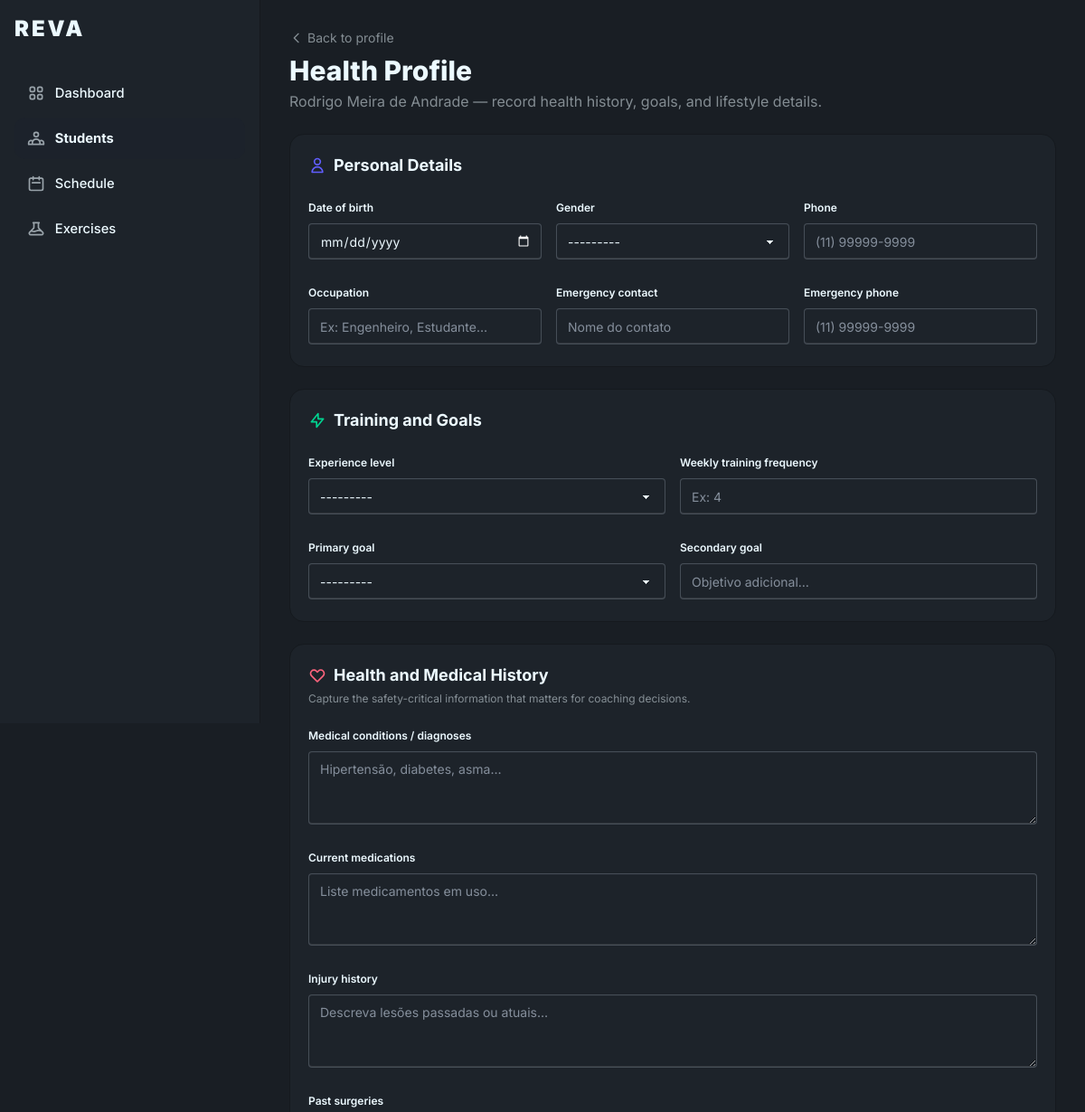
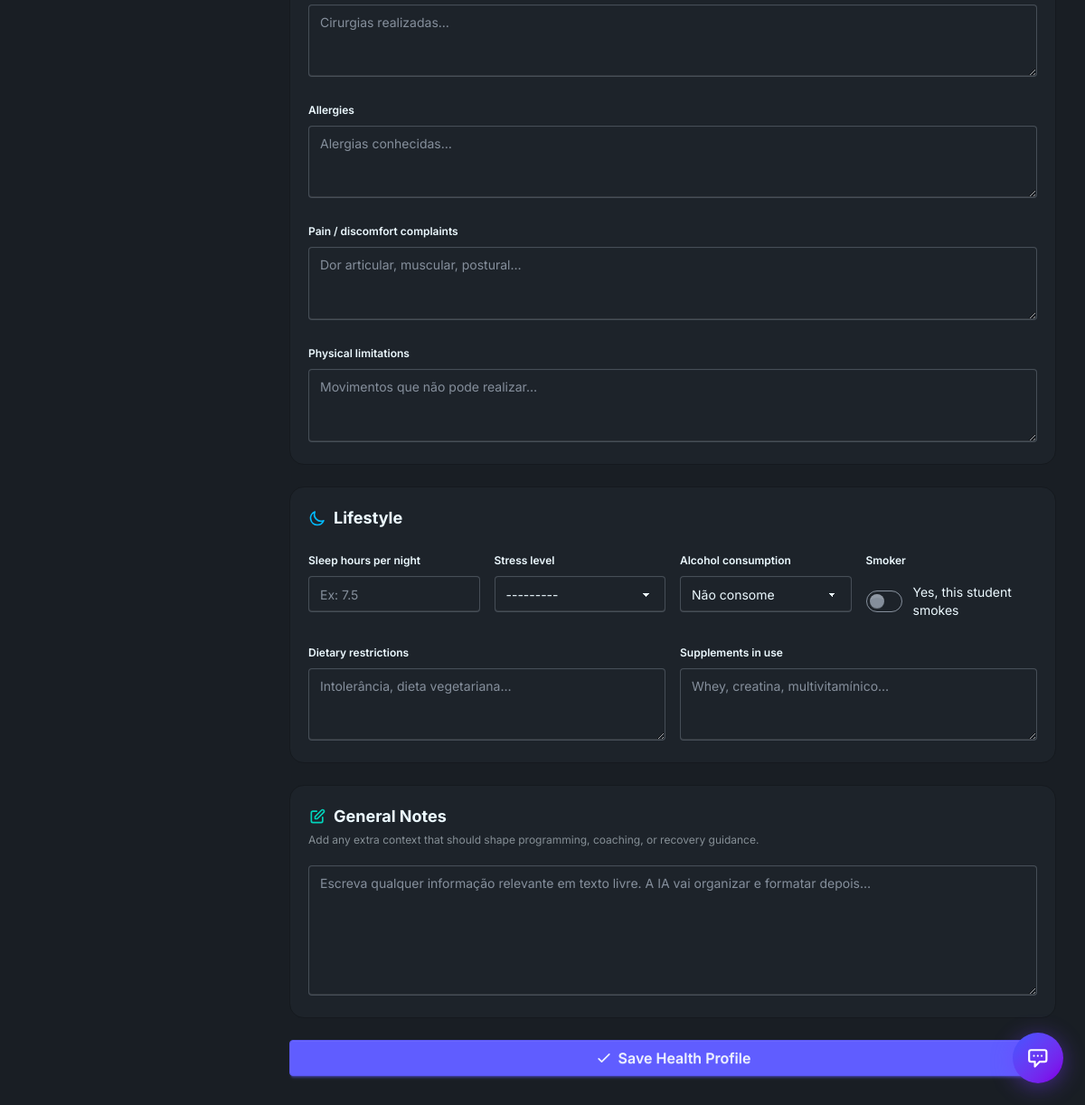
/students/2/anamnesis/ (signed in), run on an earlier commit of the app's database (2 pictures, top to bottom).
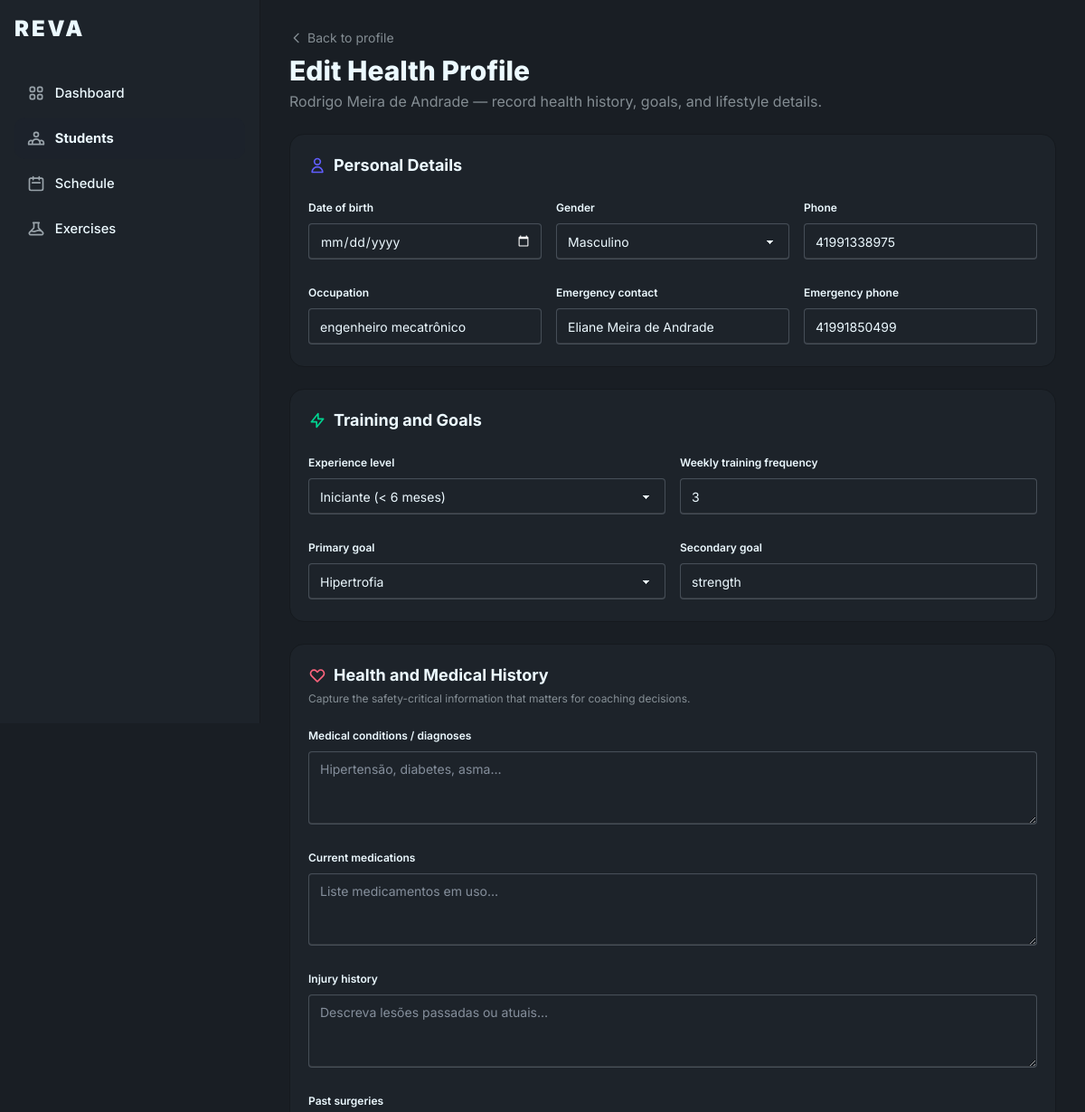
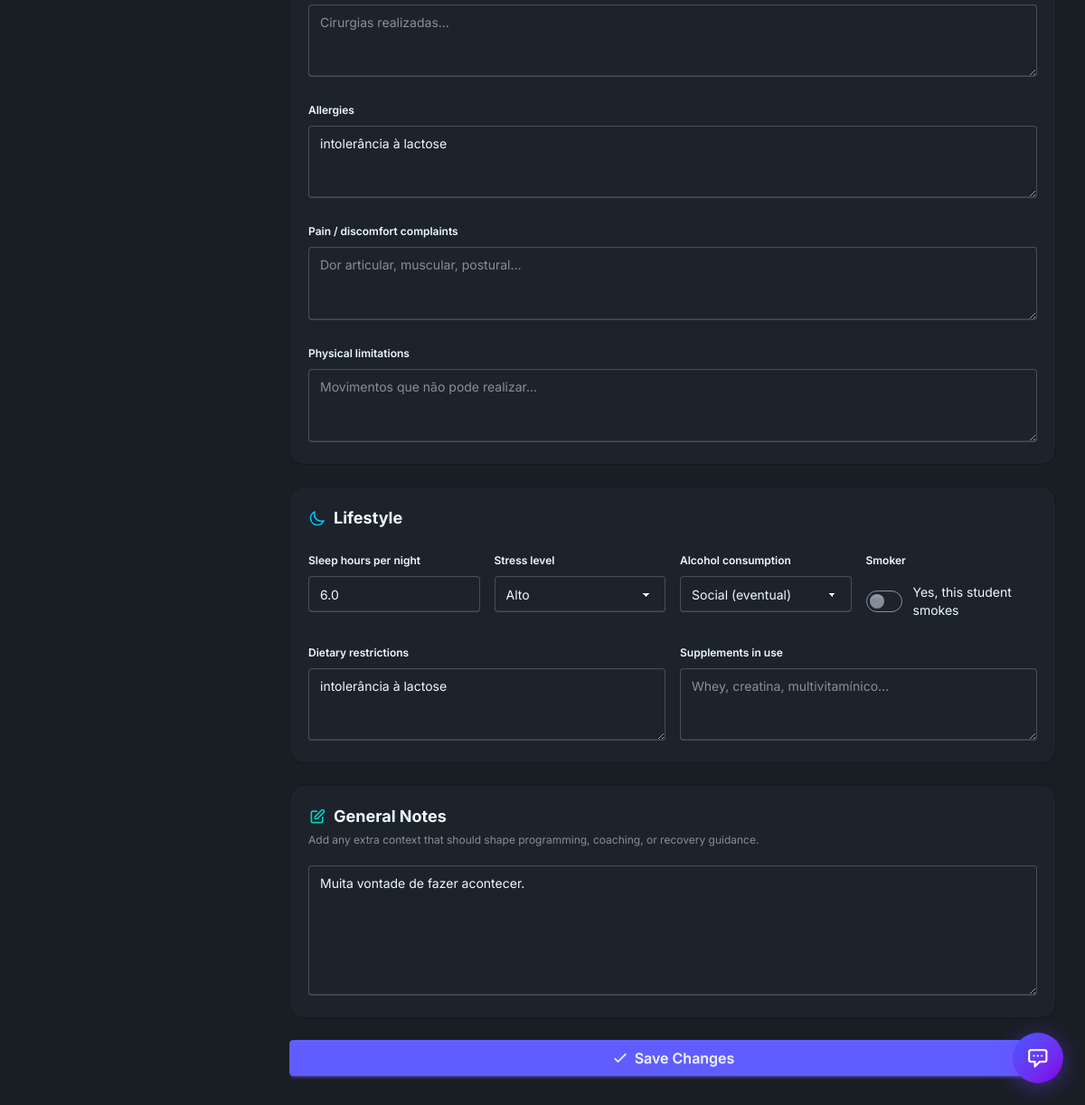
And on a later commit of the database (2 pictures, top to bottom).
### athletes/models.py (models this page shows, shortened)
class Anamnesis(models.Model):
	athlete = models.ForeignKey(Athlete, on_delete=models.CASCADE, related_name="anamnesis_records")
	date_of_birth = models.DateField("Data de nascimento", null=True, blank=True)
	gender = models.CharField("Sexo", max_length=1, choices=GenderChoices.choices, blank=True)
	phone = models.CharField("Telefone", max_length=20, blank=True)
	emergency_contact_name = models.CharField("Contato de emergência", max_length=200, blank=True)
	emergency_contact_phone = models.CharField("Telefone emergência", max_length=20, blank=True)
	occupation = models.CharField("Profissão", max_length=150, blank=True)
	training_experience = models.CharField(
		"Nível de experiência",
		max_length=20,
		choices=TrainingExperienceChoices.choices,
		blank=True,
	)
	training_frequency = models.PositiveSmallIntegerField(
		"Frequência semanal de treino",
		null=True, blank=True,
		validators=[MinValueValidator(0), MaxValueValidator(14)],
		help_text="Quantas vezes por semana o aluno treina ou pretende treinar",
	)
	primary_goal = models.CharField(
		"Objetivo principal",
		max_length=20,
		choices=PrimaryGoalChoices.choices,
		blank=True,
	)
	secondary_goal = models.CharField("Objetivo secundário", max_length=200, blank=True)
	medical_conditions = models.TextField(
		"Condições médicas / Doenças",
		blank=True,
		help_text="Ex.: hipertensão, diabetes, asma, cardiopatia…",
	)
	medications = models.TextField("Medicamentos em uso", blank=True)
	injuries_history = models.TextField(
		"Histórico de lesões",
		blank=True,
		help_text="Descreva lesões passadas ou atuais",
	)
	surgeries = models.TextField("Cirurgias realizadas", blank=True)
	allergies = models.TextField("Alergias", blank=True)
	pain_complaints = models.TextField(
		"Queixas de dor / Desconfortos",
		blank=True,
		help_text="Dor articular, muscular, postural etc.",
	)
	physical_limitations = models.TextField(
		"Limitações físicas",
		blank=True,
		help_text="Movimentos que não consegue realizar, restrições médicas…",
	)
	smoker = models.BooleanField("Fumante", default=False)
	alcohol_consumption = models.CharField(
		"Consumo de álcool",
		max_length=10,
		choices=AlcoholConsumptionChoices.choices,
		default=AlcoholConsumptionChoices.NONE,
		blank=True,
	)
	sleep_hours = models.DecimalField(
		"Horas de sono por noite",
		max_digits=3, decimal_places=1,
		null=True, blank=True,
		validators=[MinValueValidator(0), MaxValueValidator(24)],
	)
	stress_level = models.CharField(
		"Nível de estresse",
		max_length=10,
		choices=StressLevelChoices.choices,
		blank=True,
	)
	dietary_restrictions = models.TextField(
		"Restrições alimentares",
		blank=True,
		help_text="Intolerância, dieta vegetariana, etc.",
	)
	supplements = models.TextField("Suplementos em uso", blank=True)
	additional_notes = models.TextField(
		"Anamnese geral (texto livre)",
		blank=True,
		help_text="Escreva aqui qualquer informação adicional. A IA irá organizar e formatar.",
	)
	created_at = models.DateTimeField(auto_now_add=True)
	updated_at = models.DateTimeField(auto_now=True)
	class Meta:
		verbose_name = "Anamnese"
		verbose_name_plural = "Anamneses"
		ordering = ["-created_at"]

### athletes/views.py (the view, shortened to what this page needs)
# urls.py: path("<int:pk>/anamnesis/", AnamnesisCreateUpdateView.as_view(), name="student-anamnesis"),
class AnamnesisCreateUpdateView(LoginRequiredMixin, TrainerRequiredMixin, View):
    template_name = "athletes/anamnesis_form.html"
    def _get_student(self, request, pk):
        return get_object_or_404(
            Athlete,
            pk=pk,
            trainer=request.user,
            relationship_status=StudentRelationshipStatus.ACTIVE,
        )
    def get(self, request, pk):
        student = self._get_student(request, pk)
        anamnesis = student.latest_anamnesis
        form = AnamnesisForm(instance=anamnesis) if anamnesis else AnamnesisForm()
        return render(request, self.template_name, {
            "form": form,
            "student": student,
            "editing": anamnesis is not None,
        })

### accounts/models.py (called while the page is built)
	@property
	def is_trainer(self):
		return self.role == UserRole.TRAINER

### athletes/models.py (called while the page is built)
	@property
	def latest_anamnesis(self):
		return self.anamnesis_records.order_by("-created_at").first()

### core/mixins.py (called while the page is built)
    def test_func(self):
        return self.request.user.is_authenticated and self.request.user.is_trainer

### templates/athletes/anamnesis_form.html (shortened to what the changed rows need)
{% extends 'base.html' %}
{% block screen_id %}student-anamnesis{% endblock %}
{% block content %}
<div class="mb-6">
  <a href="{% url 'student-profile' student.pk %}" class="text-sm opacity-50 hover:opacity-80 transition inline-flex items-center gap-1 mb-2">
    <svg class="w-4 h-4" fill="none" viewBox="0 0 24 24" stroke="currentColor"><path stroke-linecap="round" stroke-linejoin="round" stroke-width="2" d="M15 19l-7-7 7-7"/></svg>
    Back to profile
  </a>
  <h1 class="text-2xl sm:text-3xl font-extrabold">{% if editing %}Edit Health Profile{% else %}Health Profile{% endif %}</h1>
  <p class="opacity-50 mt-1 text-sm sm:text-base">{{ student.user.get_full_name }} — record health history, goals, and lifestyle details.</p>
</div>
<div class="max-w-4xl">
  <form method="post" class="space-y-6">
    <div class="bg-base-100 rounded-2xl border border-base-300 p-5">
      <h2 class="font-bold text-lg mb-4 flex items-center gap-2">
        <svg class="w-5 h-5 text-primary" fill="none" viewBox="0 0 24 24" stroke="currentColor"><path stroke-linecap="round" stroke-linejoin="round" stroke-width="2" d="M16 7a4 4 0 11-8 0 4 4 0 018 0zM12 14a7 7 0 00-7 7h14a7 7 0 00-7-7z"/></svg>
        Personal Details
      </h2>
      <div class="grid grid-cols-1 sm:grid-cols-2 lg:grid-cols-3 gap-4">
        <fieldset class="fieldset">
          <legend class="fieldset-legend">Date of birth</legend>
          {{ form.date_of_birth }}
        </fieldset>
        <fieldset class="fieldset">
          <legend class="fieldset-legend">Gender</legend>
          {{ form.gender }}
        </fieldset>
        <fieldset class="fieldset">
          <legend class="fieldset-legend">Phone</legend>
          {{ form.phone }}
        </fieldset>
        <fieldset class="fieldset">
          <legend class="fieldset-legend">Occupation</legend>
          {{ form.occupation }}
        </fieldset>
        <fieldset class="fieldset">
          <legend class="fieldset-legend">Emergency contact</legend>
          {{ form.emergency_contact_name }}
        </fieldset>
        <fieldset class="fieldset">
          <legend class="fieldset-legend">Emergency phone</legend>
          {{ form.emergency_contact_phone }}
        </fieldset>
      </div>
    </div>
    <div class="bg-base-100 rounded-2xl border border-base-300 p-5">
      <h2 class="font-bold text-lg mb-4 flex items-center gap-2">
        <svg class="w-5 h-5 text-success" fill="none" viewBox="0 0 24 24" stroke="currentColor"><path stroke-linecap="round" stroke-linejoin="round" stroke-width="2" d="M13 10V3L4 14h7v7l9-11h-7z"/></svg>
        Training and Goals
      </h2>
      <div class="grid grid-cols-1 sm:grid-cols-2 gap-4">
        <fieldset class="fieldset">
          <legend class="fieldset-legend">Experience level</legend>
          {{ form.training_experience }}
        </fieldset>
        <fieldset class="fieldset">
          <legend class="fieldset-legend">Weekly training frequency</legend>
          {{ form.training_frequency }}
        </fieldset>
        <fieldset class="fieldset">
          <legend class="fieldset-legend">Primary goal</legend>
          {{ form.primary_goal }}
        </fieldset>
        <fieldset class="fieldset">
          <legend class="fieldset-legend">Secondary goal</legend>
          {{ form.secondary_goal }}
        </fieldset>
      </div>
    </div>
    <div class="bg-base-100 rounded-2xl border border-base-300 p-5">
      <h2 class="font-bold text-lg mb-1 flex items-center gap-2">
        <svg class="w-5 h-5 text-error" fill="none" viewBox="0 0 24 24" stroke="currentColor"><path stroke-linecap="round" stroke-linejoin="round" stroke-width="2" d="M4.318 6.318a4.5 4.5 0 000 6.364L12 20.364l7.682-7.682a4.5 4.5 0 00-6.364-6.364L12 7.636l-1.318-1.318a4.5 4.5 0 00-6.364 0z"/></svg>
        Health and Medical History
      </h2>
      <p class="text-xs opacity-50 mb-4">Capture the safety-critical information that matters for coaching decisions.</p>
      <div class="space-y-4">
        <fieldset class="fieldset">
          <legend class="fieldset-legend">Medical conditions / diagnoses</legend>
          {{ form.medical_conditions }}
        </fieldset>
        <fieldset class="fieldset">
          <legend class="fieldset-legend">Current medications</legend>
          {{ form.medications }}
        </fieldset>
        <fieldset class="fieldset">
          <legend class="fieldset-legend">Injury history</legend>
          {{ form.injuries_history }}
        </fieldset>
        <fieldset class="fieldset">
          <legend class="fieldset-legend">Past surgeries</legend>
          {{ form.surgeries }}
        </fieldset>
        <fieldset class="fieldset">
          <legend class="fieldset-legend">Allergies</legend>
          {{ form.allergies }}
        </fieldset>
        <fieldset class="fieldset">
          <legend class="fieldset-legend">Pain / discomfort complaints</legend>
          {{ form.pain_complaints }}
        </fieldset>
        <fieldset class="fieldset">
          <legend class="fieldset-legend">Physical limitations</legend>
          {{ form.physical_limitations }}
        </fieldset>
      </div>
    </div>
    <div class="bg-base-100 rounded-2xl border border-base-300 p-5">
      <h2 class="font-bold text-lg mb-4 flex items-center gap-2">
        <svg class="w-5 h-5 text-info" fill="none" viewBox="0 0 24 24" stroke="currentColor"><path stroke-linecap="round" stroke-linejoin="round" stroke-width="2" d="M20.354 15.354A9 9 0 018.646 3.646 9.003 9.003 0 0012 21a9.003 9.003 0 008.354-5.646z"/></svg>
        Lifestyle
      </h2>
      <div class="grid grid-cols-1 sm:grid-cols-2 lg:grid-cols-4 gap-4 mb-4">
        <fieldset class="fieldset">
          <legend class="fieldset-legend">Sleep hours per night</legend>
          {{ form.sleep_hours }}
        </fieldset>
        <fieldset class="fieldset">
          <legend class="fieldset-legend">Stress level</legend>
          {{ form.stress_level }}
        </fieldset>
        <fieldset class="fieldset">
          <legend class="fieldset-legend">Alcohol consumption</legend>
          {{ form.alcohol_consumption }}
        </fieldset>
        <fieldset class="fieldset">
          <label class="flex items-center gap-3 mt-2 cursor-pointer">
            {{ form.smoker }}
            <span class="text-sm">Yes, this student smokes</span>
          </label>
        </fieldset>
      </div>
      <div class="grid grid-cols-1 sm:grid-cols-2 gap-4">
        <fieldset class="fieldset">
          <legend class="fieldset-legend">Dietary restrictions</legend>
          {{ form.dietary_restrictions }}
        </fieldset>
        <fieldset class="fieldset">
          <legend class="fieldset-legend">Supplements in use</legend>
          {{ form.supplements }}
        </fieldset>
      </div>
    </div>
    <div class="bg-base-100 rounded-2xl border border-base-300 p-5">
      <h2 class="font-bold text-lg mb-1 flex items-center gap-2">
        <svg class="w-5 h-5 text-accent" fill="none" viewBox="0 0 24 24" stroke="currentColor"><path stroke-linecap="round" stroke-linejoin="round" stroke-width="2" d="M11 5H6a2 2 0 00-2 2v11a2 2 0 002 2h11a2 2 0 002-2v-5m-1.414-9.414a2 2 0 112.828 2.828L11.828 15H9v-2.828l8.586-8.586z"/></svg>
        General Notes
      </h2>
      <p class="text-xs opacity-50 mb-4">Add any extra context that should shape programming, coaching, or recovery guidance.</p>
      <fieldset class="fieldset">
        {{ form.additional_notes }}
      </fieldset>
    </div>
    <button class="btn btn-primary btn-block text-base" type="submit">
      <svg class="w-5 h-5" fill="none" viewBox="0 0 24 24" stroke="currentColor"><path stroke-linecap="round" stroke-linejoin="round" stroke-width="2" d="M5 13l4 4L19 7"/></svg>
      {% if editing %}Save Changes{% else %}Save Health Profile{% endif %}
    </button>
  </form>
</div>
{% endblock %}

What changed in the data, as far as the page shows it:
added Anamnesis: gender "Masculino", phone "41991338975", occupation "engenheiro mecatrônico", emergency_contact_name "Eliane Meira de Andrade", emergency_contact_phone "41991850499", training_experience "Iniciante (< 6 meses)", training_frequency "3", primary_goal "Hipertrofia", secondary_goal "strength", allergies "intolerância à lactose", sleep_hours "6.0", stress_level "Alto", alcohol_consumption "Social (eventual)", dietary_restrictions "intolerância à lactose", additional_notes "Muita vontade de fazer acontecer."
Also different on the page:
form field gender: "---------" → (not shown)
form field training_experience: "---------" → (not shown)
form field primary_goal: "---------" → (not shown)
form field stress_level: "---------" → (not shown)
form field alcohol_consumption: "Não consome" → (not shown)
form field smoker: "☐" → (not shown)
text no longer shown: "Health Profile Save Health Profile"
text now shown: "Edit Health Profile Save Changes"
